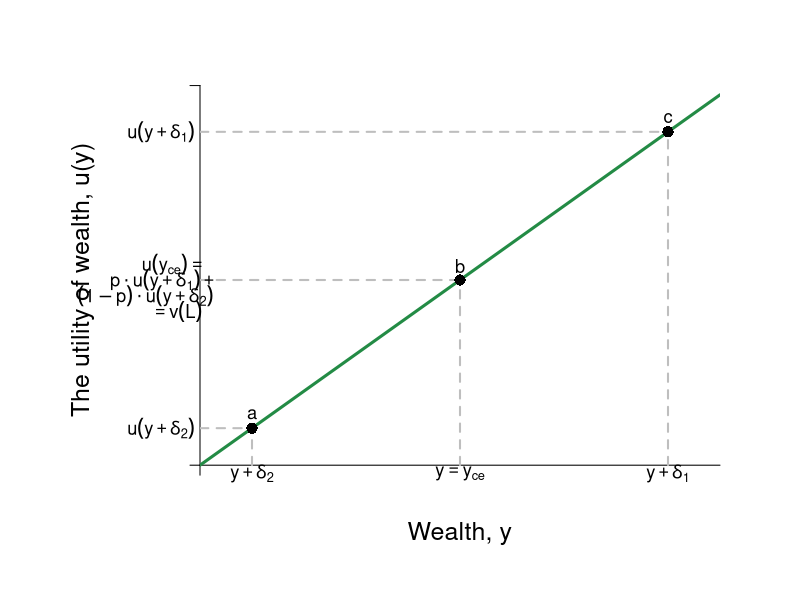

Source code (R):
#Graph Designer(s): Simon Halliday & Riley Boeth '17
#Authors: Bowles, Foley and Halliday
#Title: Coordination, Conflict and Competition: A Text in Microeconomics

library(shape)
pdf(file = "risk/risk_neutral_u.pdf", width = 10, height = 8)

#Set parameters for graphics
axislabelsize <- 1.5
labelsize <- 1.1
graphlinewidth <- 3
segmentlinewidth <- 2

COL <- c("#7fc97f", "#beaed4", "#fdc086", "#ffff99", "#386cb0", "#f0027f", "#bf5b17", "#666666")
COLA <- c("#e0f3db", "#99d8c9","#66c2a4","#41ae76", "#238b45", "#005824")
COLB <- c("#4eb3d3", "#2b8cbe", "#0868ac","#084081")

#Edited the margins to cater for the larger LHS labels
par(mar =  c(6, 10, 4, 4))

#Linear utility of wealth equation

LinearU <- function(x,y) {
  x
}


#Add limits on axes and levels of utility for each indifference curve
ylims <- c(0, 40)
xlims <- c(0, 40)

npts <- 501 
x <- seq(xlims[1], xlims[2], length.out = npts)
y <- seq(ylims[1], ylims[2], length.out = npts) 

plot(0, 0, xlim = xlims, ylim = ylims, type = "n",
     xlab = expression(paste("")),
     ylab = expression(paste("")), 
     xaxt = "n", 
     yaxt = "n", 
     cex.lab = axislabelsize, 
     bty = "n", 
     xaxs="i"#, 
     #yaxs="i"
)

#x and y limits with plain axes without ticks/numbers to match previous graph

ticksx <- seq(from = 0, to = xlims[2]+1, by = 41)
xlabels <- seq(from = 0, to = xlims[2], by = 1)
ticksy <- seq(from = 0, to = ylims[2]+1, by = 41)
ylabels <- seq(from = 0, to = ylims[2], by = 10)

axis(1,at = ticksx,  pos = 0, labels = FALSE)
axis(2,at = ticksy,  pos = 0, labels = FALSE, las = 1)

npts <- 500 
xx1 <- seq(xlims[1], xlims[2], length.out = npts)
xx2 <- seq(0, xlims[2], length.out = npts)
xx3 <- seq(xlims[1], 0, length.out = npts)
xx4 <- seq(-11, 0, length.out = npts)

#Axis labels and draw linear utility function
mtext(expression(paste("Wealth, y")), side = 1, line = 2.5, cex = axislabelsize)
text(-9, 0.5*ylims[2], expression(paste("The utility of wealth, u(y)")), xpd = TRUE, cex = axislabelsize, srt = 90) 

lines(xx1, LinearU(xx1, y), col = COLA[5], lwd = graphlinewidth)

#Label 3 points on line

text(4, 5.5, expression(paste("a")), cex = labelsize)
segments(4, 0, 4, 4, lty = 2, col = "gray", lwd = segmentlinewidth)
segments(0, 4, 4, 4, lty = 2, col = "gray", lwd = segmentlinewidth)
points(4, 4, pch = 16, col = "black", cex = 1.5)

text(20, 21.5, expression(paste("b")), cex = labelsize)
segments(20, 0, 20, 20, lty = 2, col = "gray", lwd = segmentlinewidth)
segments(0, 20, 20, 20, lty = 2, col = "gray", lwd = segmentlinewidth)
points(20, 20, pch = 16, col = "black", cex = 1.5)

text(36, 37.5, expression(paste("c")), cex = labelsize)
segments(36, 0, 36, 36, lty = 2, col = "gray", lwd = segmentlinewidth)
segments(0, 36, 36, 36, lty = 2, col = "gray", lwd = segmentlinewidth)
points(36, 36, pch = 16, col = "black", cex = 1.5)

#Label y-sub,x-sub,etc. on axes

text(36, -.9, expression(paste(y +  delta[1])), xpd = TRUE, cex = labelsize)
text(20, -.9, expression(paste(y == y[ce])),  xpd = TRUE,  cex = labelsize)
text(4, -.9, expression(paste(y + delta[2])),  xpd = TRUE,  cex = labelsize)


text(-3, 36, expression(paste(u(y + delta[1]))), xpd = TRUE, cex = labelsize)
text(-2, 21.7, expression(paste(u(y[ce]) == phantom())),  xpd = TRUE, cex = labelsize)
text(-2.8, 20, expression(paste(p%.%u(y + delta[1]) + phantom())),  xpd = TRUE, cex = labelsize)
text(-4.2, 18.3, expression(paste((1 - p)%.%u(y + delta[2]))),  xpd = TRUE, cex = labelsize)
text(-1.8, 16.6, expression(paste(phantom() == v(L))),  xpd = TRUE, cex = labelsize)
text(-3, 4, expression(paste(u(y + delta[2]))),  xpd = TRUE,  cex = labelsize)


dev.off()
